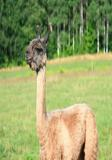
%> input picture PartA_Task3/Photo1.jpg, 112 x 160 px
$ octave PartA_Task3.m   (GNU Octave 9; MATLAB toolbox functions it lacks are replaced by stand-ins)
%> lines starting %> are read from the running program, lines starting %| are printed output that depends on the picture
### PartA_Task3/fImageSource.m
% NAME, GROUP (EE4/MSc), 2010, Imperial College.
% DATE

%%%%%%%%%%%%%%%%%%%%%%%%%%%%%%%%%%%%%%%%%%%%%%%%%%%%%%%%%%%%%%%%%%%%%%%%
% Reads an image file with AxB pixels and produces a column vector of bits
% of length Q=AxBx3x8 where 3 represents the R, G and B matrices used to
% represent the image and 8 represents an 8 bit integer. If P>Q then
% the vector is padded at the bottom with zeros.
%%%%%%%%%%%%%%%%%%%%%%%%%%%%%%%%%%%%%%%%%%%%%%%%%%%%%%%%%%%%%%%%%%%%%%%%
% [5 lines of commented-out code are left out]
%%%%%%%%%%%%%%%%%%%%%%%%%%%%%%%%%%%%%%%%%%%%%%%%%%%%%%%%%%%%%%%%%%%%%%%%
% Outputs
% bitsOut (Px1 Integers) = P bits (1's and 0's) representing the image
% x (Integer) = Number of pixels in image in x dimension
% y (Integer) = Number of pixels in image in y dimension
%%%%%%%%%%%%%%%%%%%%%%%%%%%%%%%%%%%%%%%%%%%%%%%%%%%%%%%%%%%%%%%%%%%%%%%%

function [bitsOut,x,y]=fImageSource(filename,P)
    image = importdata(filename);
    [x,y,z] = size(image);
    Q=x*y*z*8;
    bitsOut = dec2bin(image(:))';
    bitsOut = double(bitsOut(:))-48;
    if P>Q
        bitsOut=[bitsOut; zeros(P-Q,1)];
    end
end

### PartA_Task3/fMSeqGen.m
% NAME, GROUP (EE4/MSc), 2010, Imperial College.
% DATE

%%%%%%%%%%%%%%%%%%%%%%%%%%%%%%%%%%%%%%%%%%%%%%%%%%%%%%%%%%%%%%%%%%%%%%%%
% Takes polynomial weights and produces an M-Sequence
%%%%%%%%%%%%%%%%%%%%%%%%%%%%%%%%%%%%%%%%%%%%%%%%%%%%%%%%%%%%%%%%%%%%%%%%
% Inputs
% coeffs (Px1 Integers) = Polynomial coefficients. For example, if the
% polynomial is D^5+D^3+D^1+1 then the coeffs vector will be [1;0;1;0;1;1]
%%%%%%%%%%%%%%%%%%%%%%%%%%%%%%%%%%%%%%%%%%%%%%%%%%%%%%%%%%%%%%%%%%%%%%%%
% Outputs
% MSeq (Wx1 Integers) = W bits of 1's and 0's
%%%%%%%%%%%%%%%%%%%%%%%%%%%%%%%%%%%%%%%%%%%%%%%%%%%%%%%%%%%%%%%%%%%%%%%%

function [MSeq]=fMSeqGen(coeffs)
    n=length(coeffs)-1;
    N=2^n-1; %the length of m sequence
    C=coeffs(2:n+1);
    MSeq=zeros(N,1);
    register=ones(n,1); %define initial state of register

    for i=1:N
        MSeq(i)=register(n);
        s=mod(sum(C.*register),2);
        register=circshift(register,1);
        register(1)=s;
        MSeq(i)=register(n);
    end
end

### PartA_Task3/gold.m
function [goldseq]=gold(coeffs1,coeffs2,n_gold)
X=12; %The first letter of my surname is L
Y=10; %The first letter of my formalname is J

%generate two m-sequences
MSeq1=fMSeqGen(coeffs1);
MSeq2=fMSeqGen(coeffs2);

%generate gold-sequence sets
len=length(MSeq1);
gold_seq_sets=zeros(len,len);
for k=1:len
    gold_seq_sets(:,k)=fGoldSeq(MSeq1,MSeq2,k);
end

%search balanced gold-sequence
sum_gold=zeros(1,len);
bal_gold=[];
bal_gold_index=[];

for i=1:len
    sum_gold(i)=sum(gold_seq_sets(:,i));
    if(sum_gold(i)==8)
        bal_gold_index=[bal_gold_index,i];
    end
end

%search proper delay
d_min=1+mod((X+Y),12);
shift=zeros(1,n_gold);
goldseq=zeros(len,n_gold);

for i=1:length(bal_gold_index)
    if bal_gold_index(i)>d_min
        shift(1)=bal_gold_index(i);
        break
    end
end

%generate three gold-sequences
goldseq(:,1)=fGoldSeq(MSeq1,MSeq2,shift(1));

for i=2:n_gold
   shift(i)=shift(i-1)+1;
   goldseq(:,i)=fGoldSeq(MSeq1,MSeq2,shift(i));
end

goldseq=1-2*goldseq;


end

### PartA_Task3/fDSQPSKModulator.m
% NAME, GROUP (EE4/MSc), 2010, Imperial College.
% DATE

%%%%%%%%%%%%%%%%%%%%%%%%%%%%%%%%%%%%%%%%%%%%%%%%%%%%%%%%%%%%%%%%%%%%%%%%
% Perform DS-QPSK Modulation on a vector of bits using a gold sequence
% with channel symbols set by a phase phi
%%%%%%%%%%%%%%%%%%%%%%%%%%%%%%%%%%%%%%%%%%%%%%%%%%%%%%%%%%%%%%%%%%%%%%%%
% Inputs
% bitsIn (Px1 Integers) = P bits of 1's and 0's to be modulated
% goldseq (Wx1 Integers) = W bits of 1's and 0's representing the gold
% sequence to be used in the modulation process
% phi (Integer) = Angle index in degrees of the QPSK constellation points
%%%%%%%%%%%%%%%%%%%%%%%%%%%%%%%%%%%%%%%%%%%%%%%%%%%%%%%%%%%%%%%%%%%%%%%%
% Outputs
% symbolsOut (Rx1 Complex) = R channel symbol chips after DS-QPSK Modulation
%%%%%%%%%%%%%%%%%%%%%%%%%%%%%%%%%%%%%%%%%%%%%%%%%%%%%%%%%%%%%%%%%%%%%%%%

function [symbolsOut]=fDSQPSKModulator(bitsIn,goldseq,phi)

%-----------------------------------QPSK-----------------------------------
    phi1=frad(phi);
    phi2=phi1+pi/2;
    phi3=phi2+pi/2;
    phi4=phi3+pi/2;
    L=length(bitsIn);
    constellation=[cos(phi1)+1i*sin(phi1),cos(phi2)+1i*sin(phi2),cos(phi3)+1i*sin(phi3),cos(phi4)+1i*sin(phi4)];
    for i=1:L/2
        if bitsIn(2*i-1)==0 && bitsIn(2*i)==0
            symbolsOut(i)=constellation(1);
        elseif bitsIn(2*i-1)==0 && bitsIn(2*i)==1
            symbolsOut(i)=constellation(2);
        elseif bitsIn(2*i-1)==1 && bitsIn(2*i)==0
            symbolsOut(i)=constellation(3);
        elseif bitsIn(2*i-1)==1 && bitsIn(2*i)==1
            symbolsOut(i)=constellation(4); %1*215040
        end
    end
%--------------------------------------------------------------------------


%------------------------------------DS------------------------------------
    symbolsOut = symbolsOut' * goldseq';
    symbolsOut = reshape(symbolsOut.', numel(symbolsOut), 1)';
%--------------------------------------------------------------------------

end

### PartA_Task3/fChannel3.m
% NAME, GROUP (EE4/MSc), 2010, Imperial College.
% DATE

%%%%%%%%%%%%%%%%%%%%%%%%%%%%%%%%%%%%%%%%%%%%%%%%%%%%%%%%%%%%%%%%%%%%%%%%
% Models the channel effects in the system
%%%%%%%%%%%%%%%%%%%%%%%%%%%%%%%%%%%%%%%%%%%%%%%%%%%%%%%%%%%%%%%%%%%%%%%%
% Inputs
% paths (Mx1 Integers) = Number of paths for each source in the system.
% For example, if 3 sources with 1, 3 and 2 paths respectively then
% paths=[1;3;2]
% symbolsIn (MxR Complex) = Signals being transmitted in the channel
% delay (Cx1 Integers) = Delay for each path in the system starting with
% source 1
% beta (Cx1 Integers) = Fading Coefficient for each path in the system
% starting with source 1
% DOA = Direction of Arrival for each source in the system in the form
% [Azimuth, Elevation]
% SNR = Signal to Noise Ratio in dB
% array = Array locations in half unit wavelength. If no array then should
% be [0,0,0]
%%%%%%%%%%%%%%%%%%%%%%%%%%%%%%%%%%%%%%%%%%%%%%%%%%%%%%%%%%%%%%%%%%%%%%%%
% Outputs
% symbolsOut (FxN Complex) = F channel symbol chips received from each antenna
%%%%%%%%%%%%%%%%%%%%%%%%%%%%%%%%%%%%%%%%%%%%%%%%%%%%%%%%%%%%%%%%%%%%%%%%

function [symbolsOut,noise_power]=fChannel3(paths,symbolsIn,delay,beta,DOA,SNR,array)

    M=length(paths);
    N=length(beta);
    O=length(symbolsIn(1,:));

    %generate the practical number of extension
    extend=max(delay);

    for i=1:100
        g=15*i;
        if extend<g
            extend=g;
            break;
        end
    end

    %extend the symbols
    channel_symbols=zeros(N,O+extend);
    symbolsIn=[symbolsIn zeros(M,extend)];
    symbolsOut=zeros(M,O+extend);

    %generate channel symbols
    t=0;
    for i=1:M
        for j=1:paths(i)
            t=t+1;
            channel_symbols(t,:)=beta(t)*circshift(symbolsIn(i,:),delay(t));
        end
    end

    %the pattern of the array
    S=spv(array,DOA);

    [R,C]=size(array);

    %power
    sig_power=sum(abs(channel_symbols(1,:)).^2)/length(channel_symbols(1,:));
    noise_power=sig_power/(10^(SNR/10));

    noise=sqrt(noise_power/2)*(randn(R,length(symbolsOut))+1i*randn(R,length(symbolsOut)));

    [symbolsOut]=S*channel_symbols+noise; %R*3225615
    %[symbolsOut]=S*channel_symbols;


end

### PartA_Task3/fChannelEstimation3.m
% NAME, GROUP (EE4/MSc), 2010, Imperial College.
% DATE

%%%%%%%%%%%%%%%%%%%%%%%%%%%%%%%%%%%%%%%%%%%%%%%%%%%%%%%%%%%%%%%%%%%%%%%%
% Performs channel estimation for the desired source using the received signal
%%%%%%%%%%%%%%%%%%%%%%%%%%%%%%%%%%%%%%%%%%%%%%%%%%%%%%%%%%%%%%%%%%%%%%%%
% Inputs
% symbolsIn (Fx1 Complex) = R channel symbol chips received
% goldseq (Wx1 Integers) = W bits of 1's and 0's representing the gold
% sequence of the desired source used in the modulation process
%%%%%%%%%%%%%%%%%%%%%%%%%%%%%%%%%%%%%%%%%%%%%%%%%%%%%%%%%%%%%%%%%%%%%%%%
% Outputs
% delay_estimate = Vector of estimates of the delays of each path of the
% desired signal
% DOA_estimate = Estimates of the azimuth and elevation of each path of the
% desired signal
% beta_estimate = Estimates of the fading coefficients of each path of the
% desired signal
%%%%%%%%%%%%%%%%%%%%%%%%%%%%%%%%%%%%%%%%%%%%%%%%%%%%%%%%%%%%%%%%%%%%%%%%

function [delay_estimate, DOA_estimate, beta_estimate]=fChannelEstimation3(symbolsIn,goldseq,array)
    G=length(goldseq); %the length of gold sequence
    [X,~]=size(symbolsIn);
    %P=430080;
    [R,~]=size(array); %R the number of receivers


%----------------------estimate the number of users------------------------
    Rxx=symbolsIn'*symbolsIn/X;
    M=MDL(Rxx,R,X); %the number of transmitters
%--------------------------------------------------------------------------


%-------------------------------estimate DOA-------------------------------
    Z=fMusic(array,Rxx,M);
    [~,index]=sort(Z,'descend');
    DOA_estimate=[index(1:M)'-1 zeros(M,1)];
    DOA_estimate=sort(DOA_estimate,'ascend');
%--------------------------------------------------------------------------


%------------------------------estimate delay------------------------------
    sum=zeros(1,G);
    symbol=symbolsIn(1+G:2*G);
    for i=1:G
        goldseq1=circshift(goldseq,i);
        sum(i)=symbol*goldseq1;
    end
    [~,delay_index]=sort(sum,'descend');
    delay_estimate=delay_index(1);
    delay_estimate=sort(delay_estimate,'ascend');
%--------------------------------------------------------------------------


%--------------------------------estimate beta-----------------------------
    beta_estimate=[0.8,0.4*exp(-1j*frad(-40)),0.8*exp(1j*frad(80))]; %assumed known
%--------------------------------------------------------------------------


end

### PartA_Task3/MDL.m
function M=MDL(Rxx,N,L)
% N--the number of receivers
% L--the length of symbols
D=abs(eig(Rxx));
D=sort(D);


%MDL detection
d_mul=ones(N,1);
d_mul(N)=D(1);
for i=2:N
    d_mul(N-i+1)=D(i)*d_mul(N-i+2);
end
d_mul_ln=zeros(N,1);

n1=zeros(N,1);
for i=1:N
    n1(i)=N-i+1;
end
n1_ln=zeros(N,1);

d_sum=zeros(N,1);
d_sum_ln=zeros(N,1);
d_sum(N)=D(1);
for i=2:N
    d_sum(N-i+1)=D(i)+d_sum(N-i+2);
end

for i=1:N
    d_sum_ln(i)=log(d_sum(i));
    n1_ln(i)=log(n1(i));
    d_mul_ln(i)=log(d_mul(i));
end


n2=zeros(N,1);
for i=1:N
    n2(i)=i-1;
end

n3=zeros(N,1);
for i=1:N
    n3(i)=2*N-i+1;
end

a=n1.*(n1_ln-d_sum_ln);

MDL=real(-L*(d_mul_ln+a)+1/2*log(L)*n2.*n3);
[~,index]=min(MDL);

M=index-1;
end

### PartA_Task3/fMusic.m
function Z=fMusic(array,Rxx_theoretical,M)
[E,D]=eig(Rxx_theoretical);
D1=abs(diag(D)');
[D1,I]=sort(D1);
EV=fliplr(E(:,I));
N=length(D);
ES=EV(:,1:M);
%En=EV(:,M+1:N);
Pn=fpoc(ES);
d=[(0:360)' zeros(361,1)];
a=spv(array,d);

for i=1:361
    SP(i)=abs(1/(a(:,i)'*Pn*a(:,i)));
end

%Z=SP;
Z=10*log10(SP);
end

### PartA_Task3/frad.m
function x=frad(degrees);
%degrees to rad
x=degrees*pi/180.0;
end

### PartA_Task3/spv.m
function S=spv(array,direction,mainlobe)
%....................................................
% S=spv(array,direction,mainlobe);
% Source Position Vectors:
% NB:if f and c are given then use array*2*f/c;
% written by Dr A.Manikas
%....................................................

if nargin<=2, mainlobe=[]; end

SOURCES=frad(direction);
N=length(array(:,1));
M=length(SOURCES(:,1));

if nargin<=2 || isempty(mainlobe)
   U0=zeros(N,M);
else
   saz=frad(mainlobe(1));sel=frad(mainlobe(2));
   k0 = fki(saz,sel);
   U0=  repc(array*k0,M);
end


KI = fki(SOURCES(:,1),SOURCES(:,2));

S = exp(-1j*(array*KI -U0));

### PartA_Task3/fki.m
function KI=fki(az,el);
%wavenumber vector in half wavelengths;
KI = pi*[cos(az).*cos(el)   sin(az).*cos(el)    sin(el)]';

### PartA_Task3/fPattern.m
function Z=fPattern(SENSORS,w,AZarea,ELarea,dB,mainlobe)
%.......................................................
% Z=pattern(SENSORS,w,AZarea,ELarea,dB,mainlobe);
% if dB=0 then linear; if dB=1 then 10*log();
% estimates the array pattern of a number of N sensors
% N.B.: the pattern can be plotted by using plpattern.m
% written by Dr A. Manikas (IC)
% modified by: Jason W.P. NG, 15 March 2001
% (Deleted "home; el" in line 34)
%.......................................................
if nargin<2, w=[]; end
if isempty(w)
   w=ones(size(SENSORS(:,1)));
end

if nargin<6
   mainlobe=[];
   if nargin<5
      dB=1;
      if nargin<4
         ELarea=0;
         if nargin<3
            AZarea=0:1:180;
         end
      end
   end
end


Z=[];
az=AZarea';

for el=ELarea
    S=spv(SENSORS,[az,el*ones(size(az))],mainlobe);
    Z=[Z;abs(w'*S)];
end

if dB==1,  Z=10*log10(Z); end

### PartA_Task3/fDSQPSKDemodulator3.m
% NAME, GROUP (EE4/MSc), 2010, Imperial College.
% DATE

%%%%%%%%%%%%%%%%%%%%%%%%%%%%%%%%%%%%%%%%%%%%%%%%%%%%%%%%%%%%%%%%%%%%%%%%
% Perform demodulation of the received data using <INSERT TYPE OF RECEIVER>
%%%%%%%%%%%%%%%%%%%%%%%%%%%%%%%%%%%%%%%%%%%%%%%%%%%%%%%%%%%%%%%%%%%%%%%%
% Inputs
% symbolsIn (Fx1 Integers) = R channel symbol chips received
% goldseq (Wx1 Integers) = W bits of 1's and 0's representing the gold
% sequence of the desired signal to be used in the demodulation process
% phi (Integer) = Angle index in degrees of the QPSK constellation points
%%%%%%%%%%%%%%%%%%%%%%%%%%%%%%%%%%%%%%%%%%%%%%%%%%%%%%%%%%%%%%%%%%%%%%%%
% Outputs
% bitsOut (Px1 Integers) = P demodulated bits of 1's and 0's
%%%%%%%%%%%%%%%%%%%%%%%%%%%%%%%%%%%%%%%%%%%%%%%%%%%%%%%%%%%%%%%%%%%%%%%%

function [bitsOut]=fDSQPSKDemodulator3(symbolsIn,goldseq,delay_estimate,phi)

    G=length(goldseq); %the length of gold sequence
    [X,Y]=size(symbolsIn);
    P=430080;
    L=P/2;


%----------------------------------DSS-------------------------------------
    goldseq=circshift(goldseq,delay_estimate);
    symbol_reshape=reshape(symbolsIn,G,[]);
    symbol_despread=symbol_reshape.'*goldseq;
    symbol_despread=symbol_despread(1:L)';%1*215040
%--------------------------------------------------------------------------


%------------------------------QPSK Demodulate-----------------------------
    phi1=frad(phi);
    phi2=phi1+pi/2;
    phi3=phi2+pi/2;
    phi4=phi3+pi/2;
    constellation=[cos(phi1)+1i*sin(phi1),cos(phi2)+1i*sin(phi2),cos(phi3)+1i*sin(phi3),cos(phi4)+1i*sin(phi4)];


    demol=zeros(L,4);
    demol_index=zeros(L,1);
    bitsOut=zeros(P,1);
    for i=1:L
        for j=1:4
            demol(i,j)=(norm(symbol_despread(i)-constellation(j)))^2;
        end
        [~,demol_index(i)]=min(demol(i,:));
    end

    for i=1:L
        if demol_index(i)==1
            bitsOut(2*i-1)=0;
            bitsOut(2*i)=0;
        elseif demol_index(i)==2
            bitsOut(2*i-1)=0;
            bitsOut(2*i)=1;
        elseif demol_index(i)==3
            bitsOut(2*i-1)=1;
            bitsOut(2*i)=0;
        elseif demol_index(i)==4
            bitsOut(2*i-1)=1;
            bitsOut(2*i)=1;
        end
    end  %430080*1
%--------------------------------------------------------------------------

end

### PartA_Task3/supres.m
function w_sr=supres(array,jammal_dir,desired_dir)
%based on DOA
    a_j=spv(array,jammal_dir);
    a_d=spv(array,desired_dir);
    M=fpoc(a_j);
    w_sr=M*a_d;
end

### PartA_Task3/fGoldSeq.m
% NAME, GROUP (EE4/MSc), 2010, Imperial College.
% DATE

%%%%%%%%%%%%%%%%%%%%%%%%%%%%%%%%%%%%%%%%%%%%%%%%%%%%%%%%%%%%%%%%%%%%%%%%
% Takes two M-Sequences of the same length and produces a gold sequence by
% adding a delay and performing modulo 2 addition
%%%%%%%%%%%%%%%%%%%%%%%%%%%%%%%%%%%%%%%%%%%%%%%%%%%%%%%%%%%%%%%%%%%%%%%%
% Inputs
% mseq1 (Wx1 Integer) = First M-Sequence
% mseq2 (Wx1 Integer) = Second M-Sequence
% shift (Integer) = Number of chips to shift second M-Sequence to the right
%%%%%%%%%%%%%%%%%%%%%%%%%%%%%%%%%%%%%%%%%%%%%%%%%%%%%%%%%%%%%%%%%%%%%%%%
% Outputs
% GoldSeq (Wx1 Integer) = W bits of 1's and 0's
%%%%%%%%%%%%%%%%%%%%%%%%%%%%%%%%%%%%%%%%%%%%%%%%%%%%%%%%%%%%%%%%%%%%%%%%

function [GoldSeq]=fGoldSeq(mseq1,mseq2,shift)
    %N=2^length(mseq1)-1;
    mseq2=circshift(mseq2,shift);
    GoldSeq=mod(mseq1+mseq2,2);

end

### PartA_Task3/fpoc.m
function M=fpoc(A)
%complement projection operator of A
M=A*inv(A'*A)*A';
M=eye(size(M))-M;

### PartA_Task3/PartA_Task3.m
clear all;
clc;
close all;
%% Transmitter
%-----------------initialize three photos to binary streams----------------
x=160;
y=112;
Q=8;
P=x*y*3*Q;

[ori_signal1,x1,y1]=fImageSource('Photo1.jpg',P);
%> in fImageSource, image is the input picture: size 160x112x3 uint8; mean R, G, B 152.5, 162, 103.8
%> in fImageSource, `bitsOut = dec2bin(image(:))';`: bitsOut = 8 items
%> x1 = 160; y1 = 112
[ori_signal2,x2,y2]=fImageSource('Photo2.jpg',P);
%> call 2 of fImageSource, with filename = 'Photo2.jpg', P = 430080
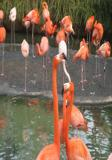
%> input picture PartA_Task3/Photo2.jpg, 112 x 160 px
%> in fImageSource, image is the input picture: size 160x112x3 uint8; mean R, G, B 125.4, 103.3, 84.6
%> x2 = 160; y2 = 112
[ori_signal3,x3,y3]=fImageSource('Photo3.jpg',P);
%> call 3 of fImageSource, with filename = 'Photo3.jpg', P = 430080
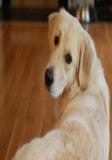
%> input picture PartA_Task3/Photo3.jpg, 112 x 160 px
%> in fImageSource, image is the input picture: size 160x112x3 uint8; mean R, G, B 135.4, 105.5, 77.4
%> x3 = 160; y3 = 112
%--------------------------------------------------------------------------


%----------------------------Initialize Phi--------------------------------
X=12; %The first letter of my surname is L
Y=10; %The first letter of my formalname is J
Phi=X+2*Y;
%--------------------------------------------------------------------------


%---------------------------generate gold-sequence-------------------------
%initialize coefficients of two m-sequences
coeffs1=[1;0;0;1;1];
coeffs2=[1;1;0;0;1];
n_gold=3;
Gold=gold(coeffs1,coeffs2,n_gold);
GoldSeq1=Gold(:,1);
GoldSeq2=Gold(:,2);
GoldSeq3=Gold(:,3);
%--------------------------------------------------------------------------


%---------------------------------DS-QPSK----------------------------------
trans_symbols1=fDSQPSKModulator(ori_signal1,GoldSeq1,Phi);
trans_symbols2=fDSQPSKModulator(ori_signal2,GoldSeq2,Phi);
trans_symbols3=fDSQPSKModulator(ori_signal3,GoldSeq3,Phi);
%--------------------------------------------------------------------------

%% Channel
%----------------------------------channel---------------------------------
delay=[5;7;12];
beta=[0.4,0.7,0.2];
DOA=[30,0;90,0;150,0];
paths=[1;1;1];
trans_symbols=[trans_symbols1;trans_symbols2;trans_symbols3]; %3*6451200

%array
init_phase = 30 / 180 * pi;
array=zeros(5,3);
for i=1:5
    array(i,:)=[cos(init_phase+(i-1)*2*pi/5),sin(init_phase+(i-1)*2*pi/5),0];
end

SNR1=0;
SNR2=40;
receive_symbols1=fChannel3(paths,trans_symbols,delay,beta,DOA,SNR1,array); %1*6451215
%> in fChannel3, `O=length(symbolsIn(1,:));`: O = 3225600
%> after the loop in fChannel3, `for i=1:M`: t = 3
%> in fChannel3, `sig_power=sum(abs(channel_symbols(1,:)).^2)/length(channel_symbols(1,:..`: sig_power = 0.16
receive_symbols2=fChannel3(paths,trans_symbols,delay,beta,DOA,SNR2,array);
%--------------------------------------------------------------------------

%% Receiver

%--------------------------channel estimation------------------------------
[delay_estimate1, DOA_estimate1, beta_estimate1]=fChannelEstimation3(receive_symbols1',GoldSeq1,array);
%> in fChannelEstimation3, `[X,~]=size(symbolsIn);`: X = 3225615
%> in MDL, `D=abs(eig(Rxx));`: D = [0.16; 0.16; 0.269; 0.928; 2.74]
%> after the loop in MDL, `for i=2:N`: d_mul = [0.0175; 0.00638; 0.00687; 0.0256; 0.16]
%> after the loop in MDL, `for i=2:N`: d_sum = [4.26; 1.52; 0.588; 0.32; 0.16]
%> after the loop in MDL, `for i=1:N`: d_mul_ln = [-4.05; -5.06; -4.98; -3.67; -1.83]; d_sum_ln = [1.45; 0.416; -0.53; -1.14; -1.83]; n1_ln = [1.61; 1.39; 1.1; 0.693; 0]
%> in MDL, `a=n1.*(n1_ln-d_sum_ln);`: a = [0.8; 3.88; 4.89; 3.67; 1.83]
%> in MDL, `MDL=real(-L*(d_mul_ln+a)+1/2*log(L)*n2.*n3);`: MDL = [10469689.3; 3792793.1; 303661.1; 160.6; 179.8]
%> in MDL, `[~,index]=min(MDL);`: index = 4
%> in MDL, `M=index-1;`: M = 3
%> in fMusic, `[E,D]=eig(Rxx_theoretical);`: D = [0.16 0 0 0 0; 0 0.16 0 0 0; 0 0 0.269 0 0; 0 0 0 0.928 0; 0 0 0 0 2.74]
%> in fMusic, `D1=abs(diag(D)');`: D1 = [0.16 0.16 0.269 0.928 2.74]
%> in fMusic, `[D1,I]=sort(D1);`: I = [1 2 3 4 5]
%> in fMusic, `N=length(D);`: N = 5
%> after the loop in fMusic, `for i=1:361`: SP = 361 values, max 4289387.2 at index 91, min 0.24 at index 341, mean 14405.1
%> in fMusic, `Z=10*log10(SP);`: Z = 361 values, max 66.32 at index 91, min -6.19 at index 341, mean 0.472
%> in fChannelEstimation3, `[~,index]=sort(Z,'descend');`: index = 361 values, max 361 at index 298, min 1 at index 297, mean 181
%> in fChannelEstimation3, `DOA_estimate=sort(DOA_estimate,'ascend');`: DOA_estimate = [30 0; 90 0; 150 0]
%> in fChannelEstimation3, `[~,delay_index]=sort(sum,'descend');`: delay_index = [5 13 14 4 3 11 8 7 2 10 6 1 15 12 9]
%> in fChannelEstimation3, `delay_estimate=delay_index(1);`: delay_estimate = 5
%> delay_estimate1 = 5; DOA_estimate1 = [30 0; 90 0; 150 0]
[delay_estimate2, DOA_estimate2, beta_estimate2]=fChannelEstimation3(receive_symbols2',GoldSeq1,array);
%> delay_estimate2 = 5; DOA_estimate2 = [30 0; 90 0; 150 0]
%--------------------------------------------------------------------------


%-----------------------Superresolution beamformer-------------------------
desired_dir1=DOA_estimate1(1,:);
%> desired_dir1 = [30 0]
jammal_dir1=DOA_estimate1(2:3,:);
%> jammal_dir1 = [90 0; 150 0]
w_sr1=supres(array,jammal_dir1,desired_dir1);
Z1=fPattern(array,w_sr1);
%> after the loop in fPattern, `for el=ELarea`: Z = 181 values, max 3.54 at index 46, min 2.73e-16 at index 151, mean 1.49
%> in fPattern, `Z=10*log10(Z)`: Z = 181 values, max 5.49 at index 46, min -155.6 at index 151, mean -1.52
%> Z1 has the same summary as Z in fPattern
receive_symbols1=w_sr1'*receive_symbols1;


desired_dir2=DOA_estimate2(1,:);
%> desired_dir2 = [30 0]
jammal_dir2=DOA_estimate2(2:3,:);
%> jammal_dir2 = [90 0; 150 0]
w_sr2=supres(array,jammal_dir2,desired_dir2);
Z2=fPattern(array,w_sr2);
%> Z2 has the same summary as Z in fPattern
receive_symbols2=w_sr2'*receive_symbols2;


% [9 lines of commented-out code are left out]
received_image1=fDSQPSKDemodulator3(receive_symbols1',GoldSeq1,delay_estimate1,Phi);
%> in fDSQPSKDemodulator3, `[X,Y]=size(symbolsIn);`: Y = 1
%> in fDSQPSKDemodulator3, `goldseq=circshift(goldseq,delay_estimate);`: goldseq = [-1; 1; 1; -1; 1; 1; -1; 1; 1; -1; -1; -1; 1; -1; -1]
%> (the run ends here)
